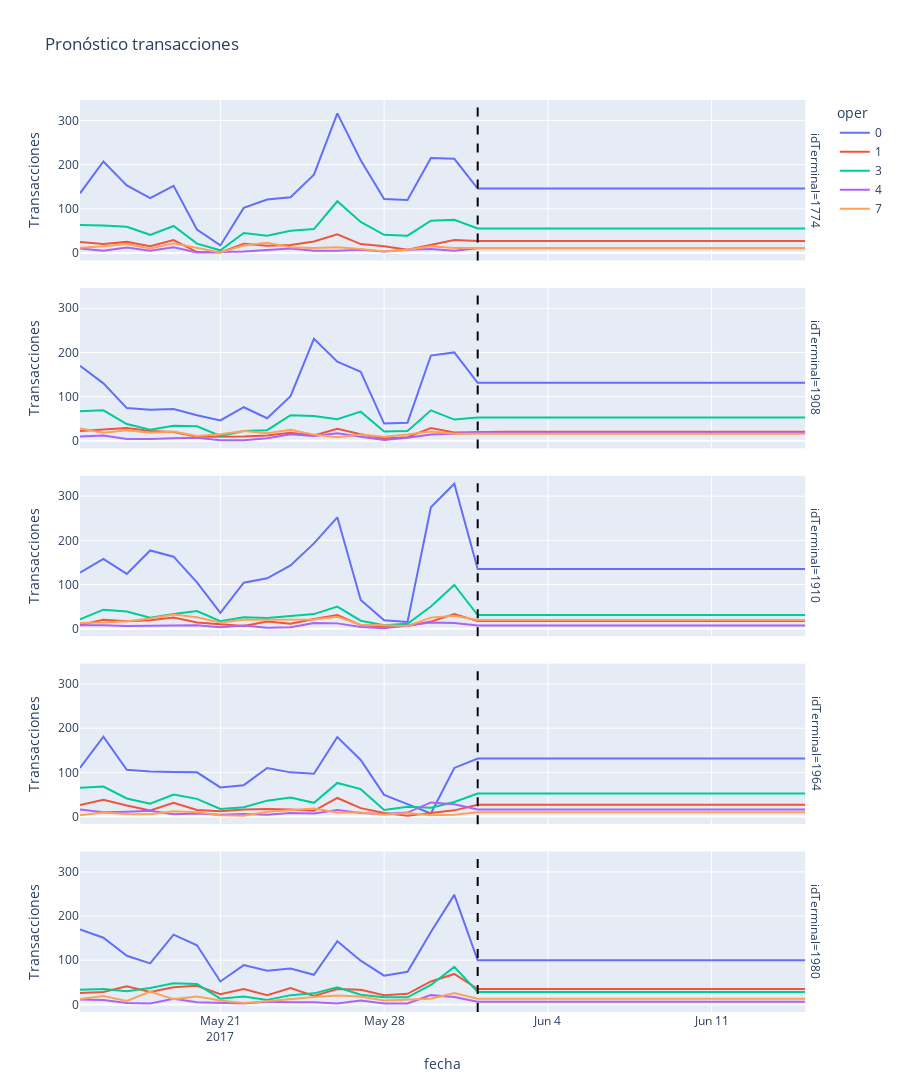

The notebook cell saved with this chart:
### Code cell
fig = px.line(
    df_final[df_final['fecha'] >= '2017-05-15'], 
    x='fecha', 
    y='Transacciones',
    color='oper',
    facet_row='idTerminal',  
    title='Pronóstico transacciones'
)

fig.update_layout(height=300 * df_final['idTerminal'].nunique())  
fig.add_vline(x='2017-06-01', line_width=2, line_dash="dash", line_color="black")

fig.show()
